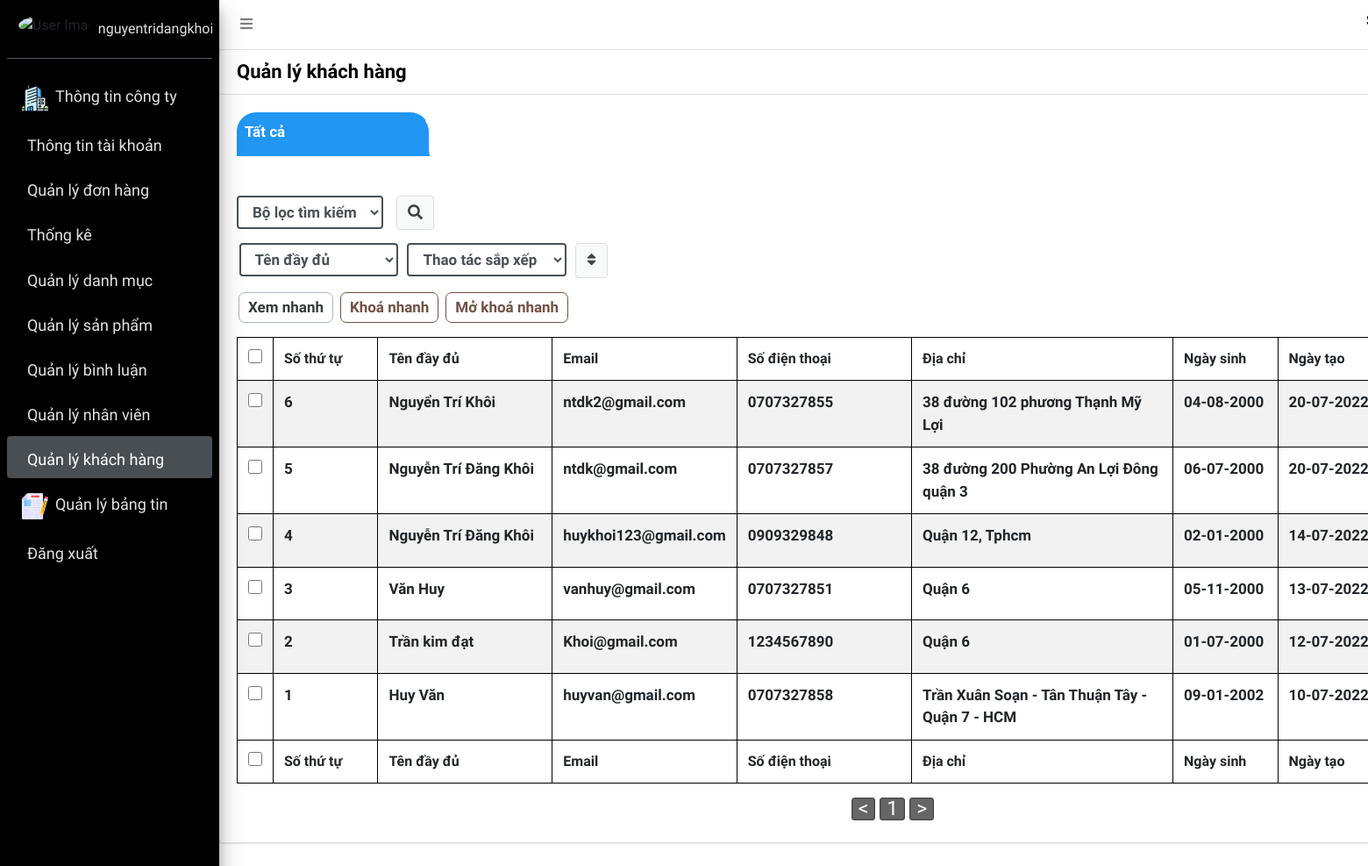
The app's page /admin/customer_manage.php (signed in) with its own data.
### tables this page shows
CREATE TABLE IF NOT EXISTS `user` (
  `id` int(11) NOT NULL AUTO_INCREMENT COMMENT 'Khoá chính tăng tự động để phân biệt các dòng',
  `type` varchar(255) NOT NULL COMMENT 'admin | officer | shipper | customer',
  `full_name` varchar(255) NOT NULL COMMENT 'Tên đầy đủ',
  `email` varchar(255) NOT NULL COMMENT 'Email liên hệ',
  `phone` varchar(255) NOT NULL COMMENT 'Số điện thoại',
  `address` varchar(255) DEFAULT NULL COMMENT 'Địa chỉ',
  `birthday` datetime NOT NULL COMMENT 'Ngày sinh',
  `img_name` varchar(255) DEFAULT NULL COMMENT 'lưu đường dẫn ảnh đại diện',
  `password` varchar(255) NOT NULL COMMENT 'Mật khẩu',
  `paging` int(11) DEFAULT '5' COMMENT 'Phân trang (cấu hình phân trang cho mỗi bảng quản lý)',
  `created_at` datetime NOT NULL DEFAULT CURRENT_TIMESTAMP COMMENT 'Thời điểm insert dòng dữ liệu này vào bảng',
  `is_lock` int(11) NOT NULL DEFAULT '0' COMMENT 'Mang 2 giá trị : 0: Chưa khoá ng dùng, 1: đã khoá ng dùng',
  `is_delete` int(11) NOT NULL DEFAULT '0' COMMENT 'Đã xoá (1: xoá rồi,0: Chưa xoá)',
  PRIMARY KEY (`id`)
);

### admin/customer_manage.php (the view, shortened to what the rows shown need)
<?php
    if(is_get_method()) {
        include_once("include/head.meta.php");
        $where = "where 1=1 and type='customer' and is_delete = 0 ";
        $order_by = "Order by id desc";
        $where .= " $order_by";
?>
<div class="container-wrapper" style="margin-left: 250px;">
    <div class="container-fluid">
        <div class="content">
            <div class="row">
                <div class="col-12">
                <div class="card">
                    <div class="card-body ok-game-start">
                        <div id="load-all">
                            <link rel="stylesheet" href="css/tab.css">
                            <div id="is-load">
                                <?php
                                    $page = isset($_REQUEST['page']) && is_numeric($_REQUEST['page']) && $_REQUEST['page'] > 0 ? $_REQUEST['page'] : 1;
                                    $limit = $_SESSION['paging'];
                                    $start_page = $limit * ($page - 1);
                                    $sql_get_total = "select count(*) as 'countt' from user $where";
                                    $total = fetch(sql_query($sql_get_total))['countt'];
                                    $sql_get_customer = "select * from user $where limit $start_page,$limit";
                                    $rows = fetch_all(sql_query($sql_get_customer));
                                    $cnt = 0;
                                ?>
                                <div class="table-game-start">
                                    <table id="table-customer_manage" class="table table-bordered table-striped">
                                        <thead>
                                            <tr style="cursor:pointer;">
                                                <th style="width:20px !important;">
                                                    <input style="width:16px;height:16px;cursor:pointer" type="checkbox" name="check_all" id="" onchange="checkedAll()">
                                                </th>
                                                <th class="th-so-thu-tu w-120">Số thứ tự <span class="sort ml-10"><i class="sort-asc fas fa-arrow-up"></i><i class="sort-desc fas fa-arrow-down"></i></span></th>
                                                <th class="th-ten-day-du w-200">Tên đầy đủ <span class="sort ml-10"><i class="sort-asc fas fa-arrow-up"></i><i class="sort-desc fas fa-arrow-down"></i></span></th>
                                                <th class="th-email w-170">Email <span class="sort ml-10"><i class="sort-asc fas fa-arrow-up"></i><i class="sort-desc fas fa-arrow-down"></i></span></th>
                                                <th class="th-so-dien-thoai w-200">Số điện thoại <span class="sort ml-10"><i class="sort-asc fas fa-arrow-up"></i><i class="sort-desc fas fa-arrow-down"></i></span></th>
                                                <th class="th-dia-chi w-300">Địa chỉ <span class="sort ml-10"><i class="sort-asc fas fa-arrow-up"></i><i class="sort-desc fas fa-arrow-down"></i></span></th>
                                                <th class="th-ngay-sinh w-120">Ngày sinh <span class="sort ml-10"><i class="sort-asc fas fa-arrow-up"></i><i class="sort-desc fas fa-arrow-down"></i></span></th>
                                                <th class="th-ngay-tao w-120">Ngày tạo <span class="sort ml-10"><i class="sort-asc fas fa-arrow-up"></i><i class="sort-desc fas fa-arrow-down"></i></span></th>
                                            </tr>
                                        </thead>
                                        <tbody dt-parent-id dt-items="<?=$total;?>" dt-limit="<?=$limit;?>" dt-page="<?=$page?>" class="list-customer">
                                        <?php foreach($rows as $row) { ?>
                                            <tr id="<?=$row["id"]?>">
                                                <td>
                                                    <input style="width:16px;height:16px;cursor:pointer" value="<?=$row["id"];?>" data-shift="<?=$cnt?>" onclick="shiftCheckedRange()" type="checkbox" name="check_id<?=$row["id"];?>">
                                                </td>
                                                <td class="so-thu-tu"><?=$total - ($start_page + $cnt);?></td>
                                                <td class="ten-day-du">
                                                    <?php
                                                        echo $row["full_name"];
                                                    ?>
                                                </td>
                                                <td class="email"><?=$row["email"]?></td>
                                                <td class="so-dien-thoai"><?=$row["phone"]?></td>
                                                <td class="dia-chi"><?=$row["address"]?></td>
                                                <td class="ngay-sinh"><?=Date("d-m-Y",strtotime($row["birthday"]));?></td>
                                                <td class="ngay-tao"><?=Date("d-m-Y",strtotime($row["created_at"]));?></td>
                                            </tr>
                                            <?php
                                                    $cnt++;
                                                }
                                            ?>
                                        </tbody>
                                        <tfoot>
                                            <tr>
                                                <th style="width:20px !important;">
                                                    <input style="width:16px;height:16px;cursor:pointer" type="checkbox" name="check_all" id="" onchange="checkedAll()">
                                                </th>
                                                <th>Số thứ tự</th>
                                                <th>Tên đầy đủ</th>
                                                <th>Email</th>
                                                <th>Số điện thoại</th>
                                                <th>Địa chỉ</th>
                                                <th>Ngày sinh</th>
                                                <th>Ngày tạo</th>
                                            </tr>
                                        </tfoot>
                                    </table>
                                </div>
                            </div>
                        </div>
                    </div>
                </div>
                </div>
            </div>
        </div>
    </div>
</div>
<?php
    include_once("include/footer.php");
?>
<?php
    } else if (is_post_method()) {
        $status = isset($_REQUEST["status"]) ? $_REQUEST["status"] : null;
        if($status == "lock_more") {
            $rows = isset($_REQUEST['rows']) ? $_REQUEST['rows'] : null;
            $rows = explode(",",$rows);
            foreach($rows as $row) {
                $sql = "Update user set is_lock = 1 where type = 'customer' and id = ?";
                sql_query($sql,[$row]);
            }
            echo_json(["msg" => "ok"]);
        } else if($status == "unlock_more") {
            $rows = isset($_REQUEST['rows']) ? $_REQUEST['rows'] : null;
            $rows = explode(",",$rows);
            foreach($rows as $row) {
                $sql = "Update user set is_lock = 0 where type = 'customer' and id = ?";
                sql_query($sql,[$row]);
            }
            echo_json(["msg" => "ok"]);
        } else if($status == "saveTabFilter") {
            $_SESSION['customer_tab_id'] = isset($_SESSION['customer_tab_id']) ? $_SESSION['customer_tab_id'] + 1 : 1;
            $tab_name = isset($_SESSION['customer_tab_id']) ? "tab_" . $_SESSION['customer_tab_id'] : null;
            $tab_urlencode = isset($_REQUEST['tab_urlencode']) ? $_REQUEST['tab_urlencode'] : null;
            $tab_unique = uniqid("tab_");
            $_SESSION['customer_manage_tab'] = isset($_SESSION['customer_manage_tab']) ? $_SESSION['customer_manage_tab'] : [];
            array_push($_SESSION['customer_manage_tab'],[
               "tab_unique" => $tab_unique,
               "tab_name" => $tab_name,
               "tab_urlencode" => $tab_urlencode . "&tab_unique=$tab_unique",
            ]);
            echo_json(["msg" => "ok","tab_name" => $tab_name,"tab_index" => count($_SESSION['customer_manage_tab'])- 1,"tab_urlencode" => $tab_urlencode . "&tab_unique=$tab_unique"]);
        } else if($status == "deleteTabFilter") {
            $index = isset($_REQUEST['index']) ? $_REQUEST['index'] : null;
            $is_active_2 = isset($_REQUEST['is_active_2']) ? $_REQUEST['is_active_2'] : null;
            array_splice($_SESSION['customer_manage_tab'],$index,1);
            if(trim($is_active_2) == "") {
                echo_json(["msg" => "ok"]);
            }  else if($is_active_2 == 1) {
                if(array_key_exists($index,$_SESSION['customer_manage_tab'])) {
                    echo_json(["msg" => "ok","tab_urlencode" => $_SESSION['customer_manage_tab'][$index]['tab_urlencode']]);
                } else if(array_key_exists($index - 1,$_SESSION['customer_manage_tab'])){
                    echo_json(["msg" => "ok","tab_urlencode" => $_SESSION['customer_manage_tab'][$index - 1]['tab_urlencode']]);
                } else {
                    echo_json(["msg" => "ok","tab_urlencode" => "customer_manage.php?tab_unique=all"]);
                }
            }
        } else if($status == "changeTabNameFilter") {
            $index = isset($_REQUEST['index']) ? $_REQUEST['index'] : null;
            $new_tab_name = isset($_REQUEST['new_tab_name']) ? $_REQUEST['new_tab_name'] : null;
            $_SESSION['customer_manage_tab'][$index]['tab_name'] = $new_tab_name;
            echo_json(["msg" => "ok","tab_urlencode" => $_SESSION['customer_manage_tab'][$index]['tab_urlencode']]);
        }
    }
?>

### records on screen
user: cnt "6", full_name "Nguyển Trí Khôi", email "ntdk2@gmail.com", phone "0707327855", address "38 đường 102 phương Thạnh Mỹ Lợi", birthday "04-08-2000", created_at "20-07-2022"
user: cnt "5", full_name "Nguyễn Trí Đăng Khôi", email "ntdk@gmail.com", phone "0707327857", address "38 đường 200 Phường An Lợi Đông quận 3", birthday "06-07-2000", created_at "20-07-2022"
user: cnt "4", full_name "Nguyễn Trí Đăng Khôi", email "huykhoi123@gmail.com", phone "0909329848", address "Quận 12, Tphcm", birthday "02-01-2000", created_at "14-07-2022"
user: cnt "3", full_name "Văn Huy", email "vanhuy@gmail.com", phone "0707327851", address "Quận 6", birthday "05-11-2000", created_at "13-07-2022"
user: cnt "2", full_name "Trần kim đạt", email "Khoi@gmail.com", phone "1234567890", address "Quận 6", birthday "01-07-2000", created_at "12-07-2022"
user: cnt "1", full_name "Huy Văn", email "huyvan@gmail.com", phone "0707327858", address "Trần Xuân Soạn - Tân Thuận Tây - Quận 7 - HCM", birthday "09-01-2002", created_at "10-07-2022"
